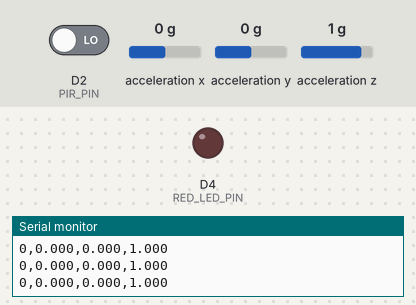
Recording of a sketch running on a simulated Arduino Nano 33 IoT. Shown: output pins drawn as LEDs (lit = HIGH), the last lines printed to the serial monitor. The inputs (shaded band) are chosen by the test bench; at power-on: acceleration z 1 g, acceleration x 0 g, D2 (PIR_PIN) LOW, acceleration y 0 g.

Above: at 1.2 s.
1.3 s: acceleration z set to 0.6 g
At 2.4 s:
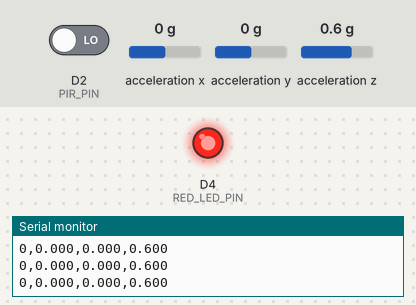
3.1 s: acceleration z set to -0.5 g
4.7 s: acceleration z set to -0.8 g
At 5.6 s:
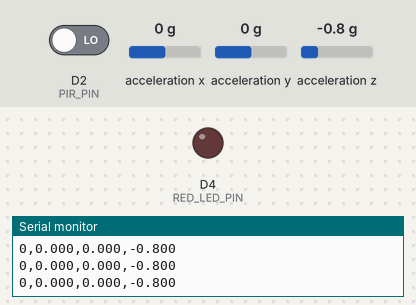
6.5 s: acceleration x set to -0.2 g
8.1 s: acceleration x set to -0.5 g
At 9.6 s:
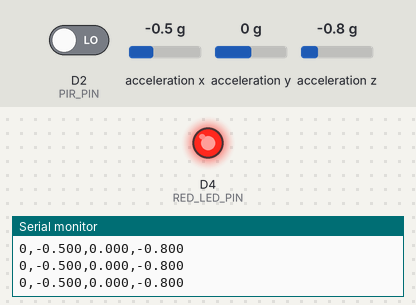
Timing chart, 0 to 10.7 s (numbered marks = the images above; inputs shaded):
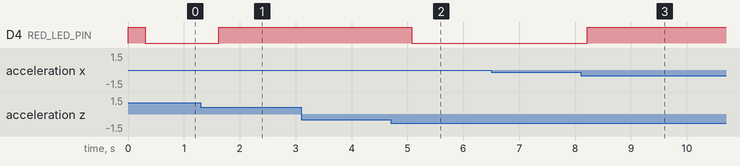

The sketch:

security_device.ino
```cpp
// Add sensor library
#include <Arduino_LSM6DS3.h>

// PIN setup
#define PIR_PIN 2      // PIR sensor signal connected to Pin 2
#define RED_LED_PIN 4  // LED

// Data filtering (Accelerometer Moving Average)
const int numReadings = 5;       // Smooth across 5 readings
float readingsX[numReadings];
float readingsY[numReadings];
float readingsZ[numReadings];
int readIndex = 0;               // Index of current reading

float totalX = 0, totalY = 0, totalZ = 0;
float avgX = 0, avgY = 0, avgZ = 0;

// ACCELEROMETER ALARM THRESHOLD
const float movementThreshold = 0.3;

// Counter for 1 Hz PIR sampling at 10 Hz main loop rate
int pirSampleCounter = 0;
int lastPirValue = 0;

void setup() {
  // Initialize Serial communication at 9600 baud rate
  Serial.begin(9600);

  // Init PIR Sensor
  pinMode(PIR_PIN, INPUT);
  pinMode(RED_LED_PIN, OUTPUT);

  // Init Accelerometer
  if (!IMU.begin()) {
    Serial.println("Error: LSM6DS3 IMU accelerometer not detected!");
    while (1);
  }

  // Initialize all moving average array readings to 0
  for (int thisReading = 0; thisReading < numReadings; thisReading++) {
    readingsX[thisReading] = 0;
    readingsY[thisReading] = 0;
    readingsZ[thisReading] = 0;
  }
}

void loop() {
  // 1. Read PIR Sensor at 1 Hz (Every 10 loops of 100ms)
  if (pirSampleCounter % 10 == 0) {
    lastPirValue = digitalRead(PIR_PIN);
    pirSampleCounter = 0;
  }
  pirSampleCounter++;

  // 2. Read LSM6DS3 Accelerometer data at 10 Hz
  float rawX = 0, rawY = 0, rawZ = 0;

  if (IMU.accelerationAvailable()) {
    IMU.readAcceleration(rawX, rawY, rawZ);
  }

  // 3. Data Quality Check: Filter out accelerometer anomalies > 16g
  if (abs(rawX) <= 16.0 && abs(rawY) <= 16.0 && abs(rawZ) <= 16.0) {

    // Subtract the oldest reading from running total
    totalX -= readingsX[readIndex];
    totalY -= readingsY[readIndex];
    totalZ -= readingsZ[readIndex];

    // Read new values into the array
    readingsX[readIndex] = rawX;
    readingsY[readIndex] = rawY;
    readingsZ[readIndex] = rawZ;

    // Add new reading to running total
    totalX += readingsX[readIndex];
    totalY += readingsY[readIndex];
    totalZ += readingsZ[readIndex];

    // Advance to next position in array
    readIndex++;
    if (readIndex >= numReadings) {
      readIndex = 0;
    }

    // Calculate final smoothed averages (in g)
    avgX = totalX / numReadings;
    avgY = totalY / numReadings;
    avgZ = totalZ / numReadings;
  }

  // 4. Check Alarm Conditions
  bool motionDetected = (lastPirValue == 1);
  bool forceDetected = (abs(avgX) > movementThreshold ||
                        abs(avgY) > movementThreshold ||
                        abs(abs(avgZ) - 1.0) > movementThreshold);

  if (motionDetected || forceDetected) {
    digitalWrite(RED_LED_PIN, HIGH);
  } else {
    digitalWrite(RED_LED_PIN, LOW);
  }

  // 5. Print Data to Serial (Processed by Python)
  // Format: PIR,AccelX,AccelY,AccelZ
  Serial.print(lastPirValue);
  Serial.print(",");
  Serial.print(avgX, 3);
  Serial.print(",");
  Serial.print(avgY, 3);
  Serial.print(",");
  Serial.println(avgZ, 3);

  // 6. 100ms delay to run accelerometer at 10 Hz
  delay(100);
}
```

Measured:
- the behaviour switches between 0.8 and 0.7 g on acceleration z (found by bisection; images 0 and 1)
- the behaviour switches between -0.6 and -0.7 g on acceleration z (found by bisection; images 1 and 2)
- the behaviour switches between -0.3 and -0.4 g on acceleration x (found by bisection; images 2 and 3)
- after the input at 1.3 s, D4 (RED_LED_PIN): LOW → HIGH after 0.32 s
- after the input at 4.7 s, D4 (RED_LED_PIN): HIGH → LOW after 0.37 s
- after the input at 8.1 s, D4 (RED_LED_PIN): LOW → HIGH after 0.12 s
